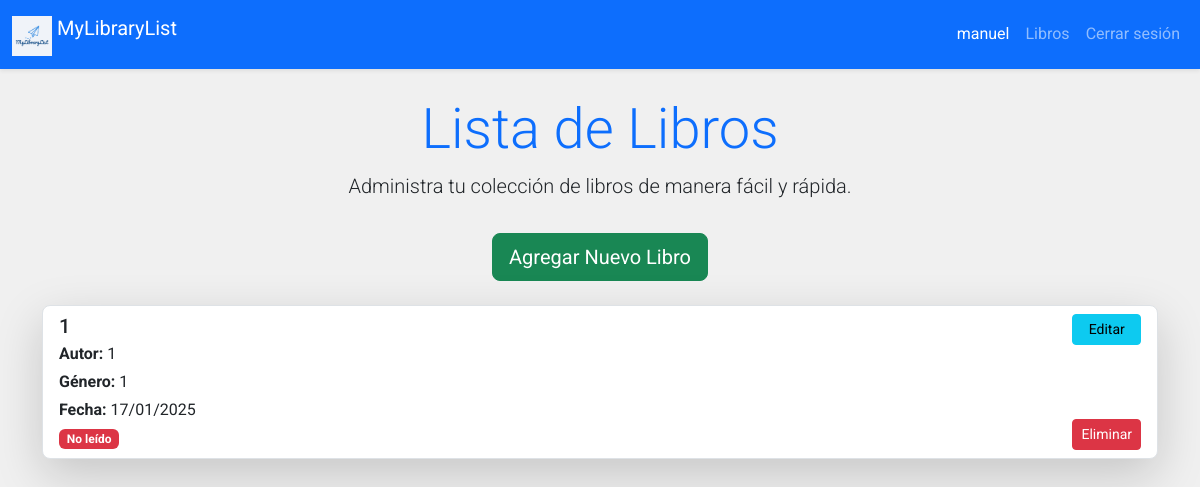
The app's page /library/list (signed in), older data.
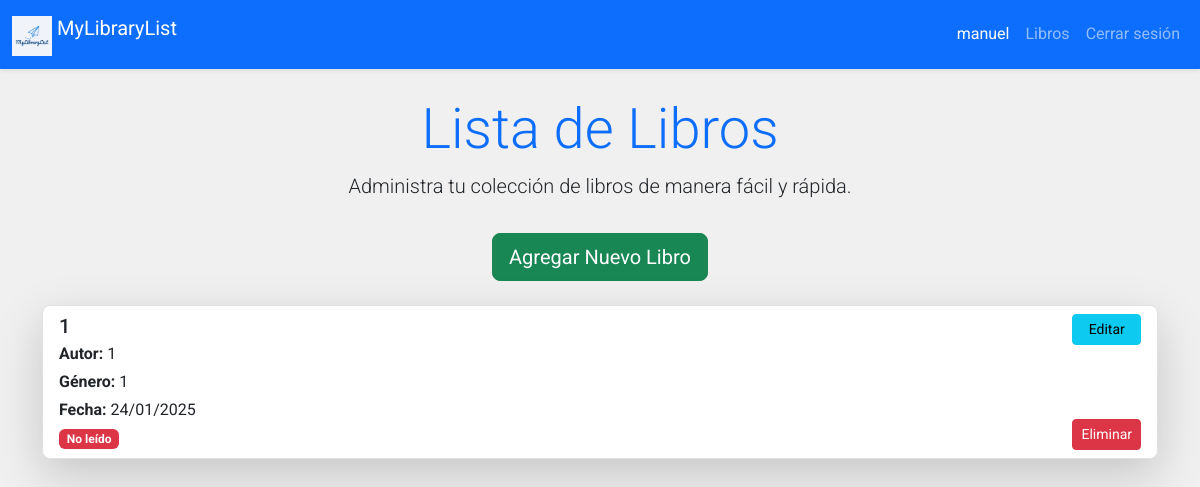
The same page, newer data.
### app/models.py (models this page shows, shortened)
class User(db.Model):
    id = db.Column(db.Integer, primary_key=True)
    username = db.Column(db.String(20), unique=True, nullable=False)
    password = db.Column(db.Text, nullable=False)

class Libro(db.Model):
    id = db.Column(db.Integer, primary_key=True)
    created_by = db.Column(db.Integer, db.ForeignKey('user.id'), nullable=False)
    title = db.Column(db.String(100), nullable=False)
    author = db.Column(db.String(100), nullable=False)
    genre = db.Column(db.String(50), nullable=False)
    published_date = db.Column(db.Date, nullable=False)
    state = db.Column(db.Boolean, default = False)

### app/library.py (the view)
@bp.route('/list') #Rutas secundarias
@login_required
def index():
    libros = Libro.query.all()
    return render_template('/library/index.html', libros = libros)

### app/auth.py (called while the page is built)
@bp.before_app_request
def load_logged_in_user():
    user_id = session.get('user_id')
    if user_id is None:
        g.user = None
    else:
        g.user = User.query.get_or_404(user_id)

def login_required(view):
    @functools.wraps(view)
    def wrapped_view(**kwargs):
        if g.user is None:
            return redirect(url_for('auth.login'))
        return view(**kwargs)
    return wrapped_view

### app/templates/library/index.html (shortened to what this page needs)
{% extends 'base.html' %}
{% block content %}
<section class="container my-5">
  <div class="text-center mb-4">
    <h1 class="display-4 text-primary">Lista de Libros</h1>
    <p class="lead">Administra tu colección de libros de manera fácil y rápida.</p>
    <a href="{{ url_for('library.create') }}" class="btn btn-success btn-lg mt-3">
       Agregar Nuevo Libro
    </a>
  </div>
  <div class="list-group">
    {% for libro in libros %}
      {% if g.user.id == libro.created_by %}
        <div class="list-group-item d-flex align-items-center mb-3 shadow-lg rounded-3">
          <div class="d-flex w-100">
            <div class="flex-grow-1">
              <h5 class="mb-1">{{ libro.title }}</h5>
              <p class="mb-1"><strong>Autor:</strong> {{ libro.author }}</p>
              <p class="mb-1"><strong>Género:</strong> {{ libro.genre }}</p>
              <p class="mb-1"><strong>Fecha:</strong> {{ libro.published_date.strftime('%d/%m/%Y') }}</p>
              <span class="badge {% if libro.state %} bg-success {% else %} bg-danger {% endif %}">
                {% if libro.state %} Leído {% else %} No leído {% endif %}
              </span>
            </div>
            <div class="ms-3 d-flex flex-column justify-content-between">
              <a href="{{ url_for('library.update', id=libro.id) }}" class="btn btn-info btn-sm mb-2">
                 Editar
              </a>
              <form action="{{ url_for('library.delete', id=libro.id) }}" method="POST" style="display: inline;">
                <button type="submit" class="btn btn-danger btn-sm">
                   Eliminar
                </button>
              </form>
            </div>
          </div>
        </div>
      {% endif %}
    {% else %}
      <div class="col-12">
        <div class="alert alert-warning text-center" role="alert">
          No hay libros disponibles en tu lista.
        </div>
      </div>
    {% endfor %}
  </div>
</section>
{% endblock content %}

### app/templates/base.html (shortened to what this page needs)
<!DOCTYPE html>
<html lang="es">
  <head>
    <link
      href="https://cdn.jsdelivr.net/npm/bootstrap@5.3.3/dist/css/bootstrap.min.css"
      rel="stylesheet"
    />
    <link href="{{ url_for('static', filename='css/style.css') }}" rel="stylesheet">
    <link rel="stylesheet" href="https://cdnjs.cloudflare.com/ajax/libs/animate.css/4.1.1/animate.min.css"/>
  </head>
  <body data-bs-spy="scroll" data-bs-target="#navbarNav" data-bs-offset="50">
    <nav class="navbar navbar-expand-lg navbar-dark bg-primary shadow-sm fixed-top">
      <div class="container-fluid">
        <a class="navbar-brand" href="{{ url_for('index') }}">
          <img src="{{ url_for('static', filename='img/logo.png') }}" alt="Logo" width="40" class="d-inline-block align-text-top">
          MyLibraryList
        </a>
        <div class="collapse navbar-collapse" id="navbarNav">
          <ul class="navbar-nav ms-auto">
            {% if g.user %}
              <li class="nav-item">
                <span class="nav-link active">{{ g.user.username }}</span>
              </li>
              <li class="nav-item">
                <a class="nav-link" href="{{ url_for('library.index') }}">Libros</a>
              </li>
              <li class="nav-item">
                <a class="nav-link" href="{{ url_for('auth.logout') }}">Cerrar sesión</a>
              </li>
            {% endif %}
          </ul>
        </div>
      </div>
    </nav>
     <br>
     <br>
    {% block content %} {% endblock %}
  </body>
</html>

### app/static/css/style.css (style rules this page uses)
body { background-color: #f0f0f0; font-family: 'Roboto', sans-serif; }

Row changes from the older to the newer data that the page shows:
removed Libro: title "1", author "1", genre "1", published_date "17/01/2025", state "No leído"
added Libro: title "1", author "1", genre "1", published_date "24/01/2025", state "No leído"
